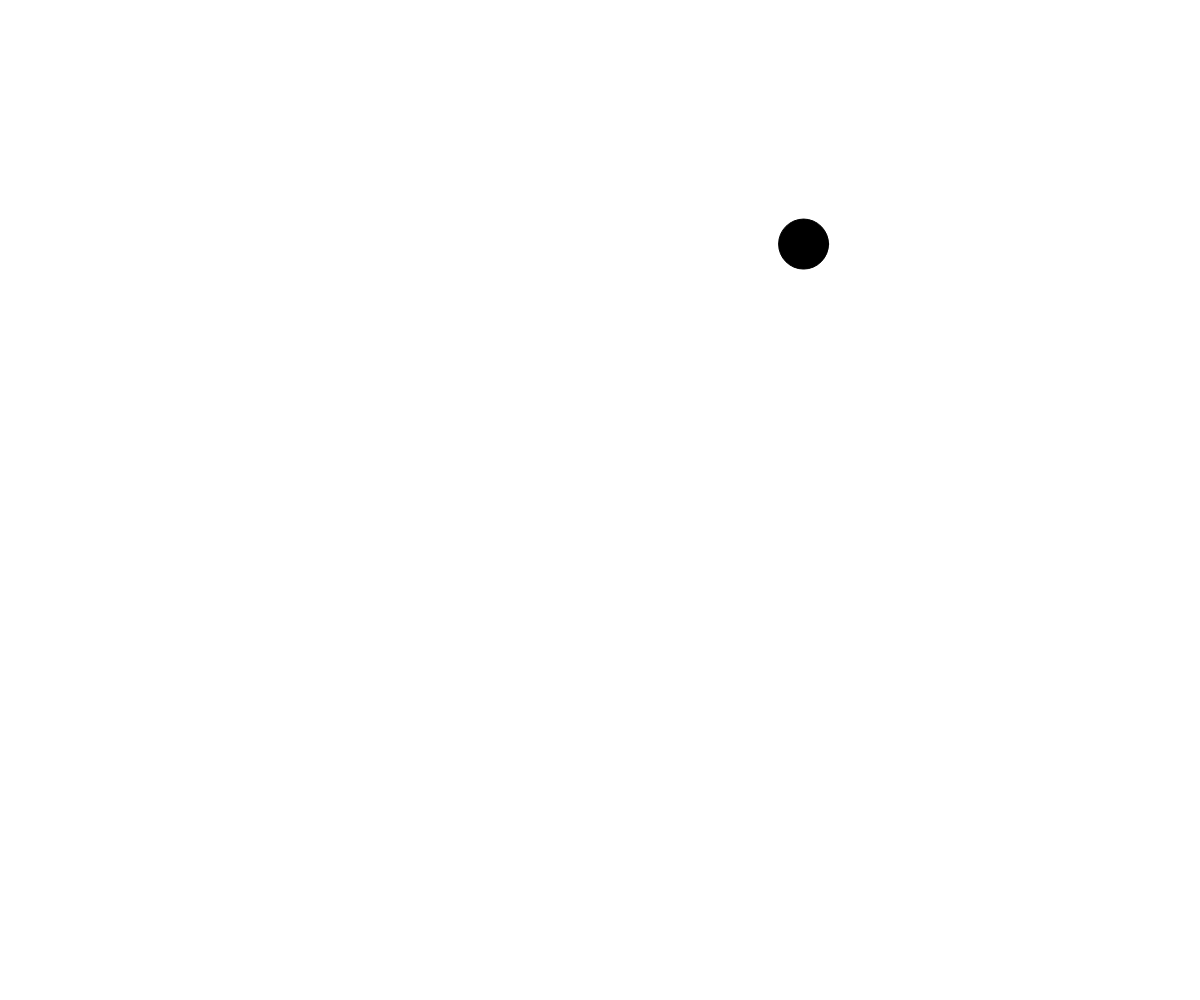
Frame 1 (no input)
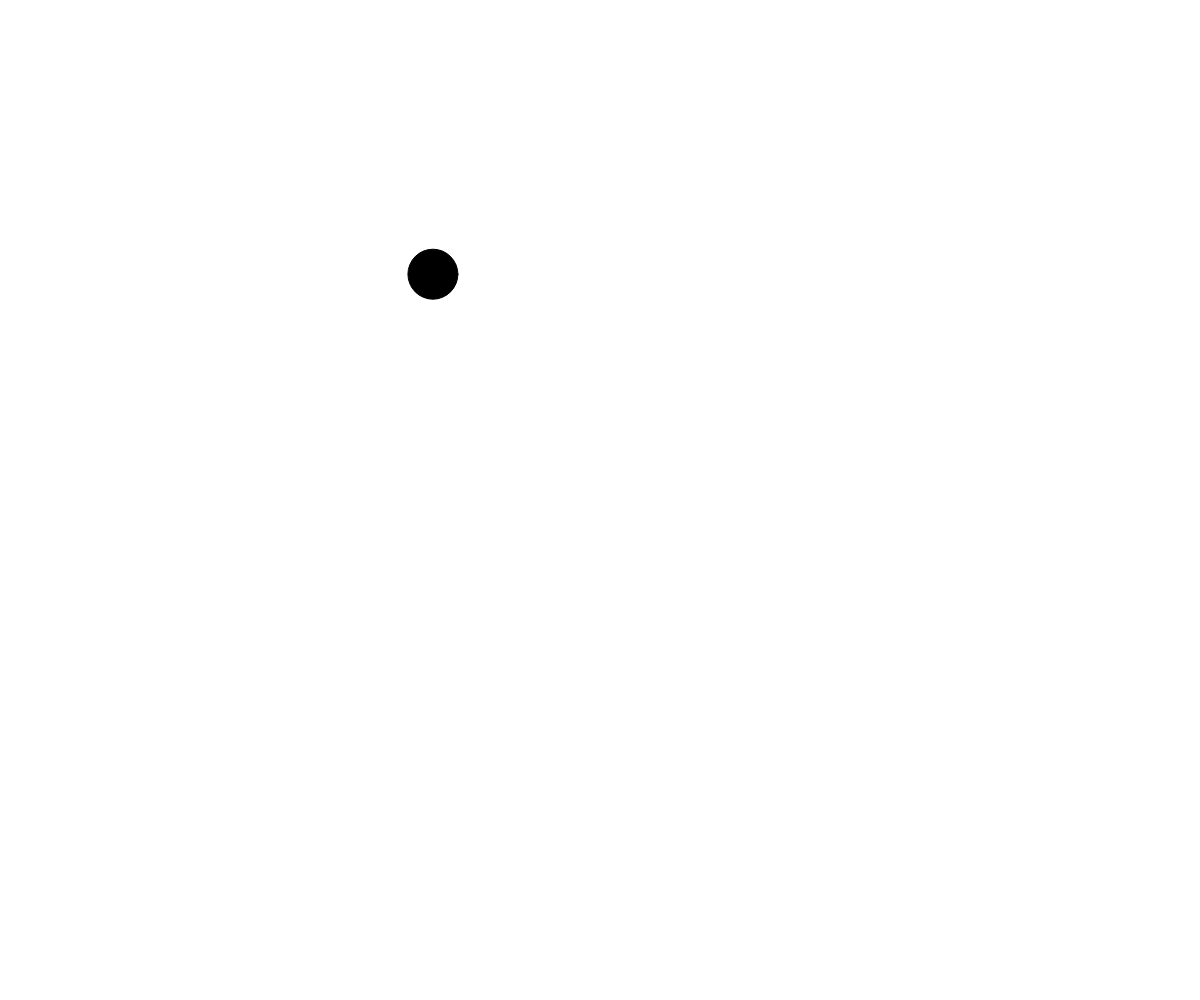
Frame 60 (no input)
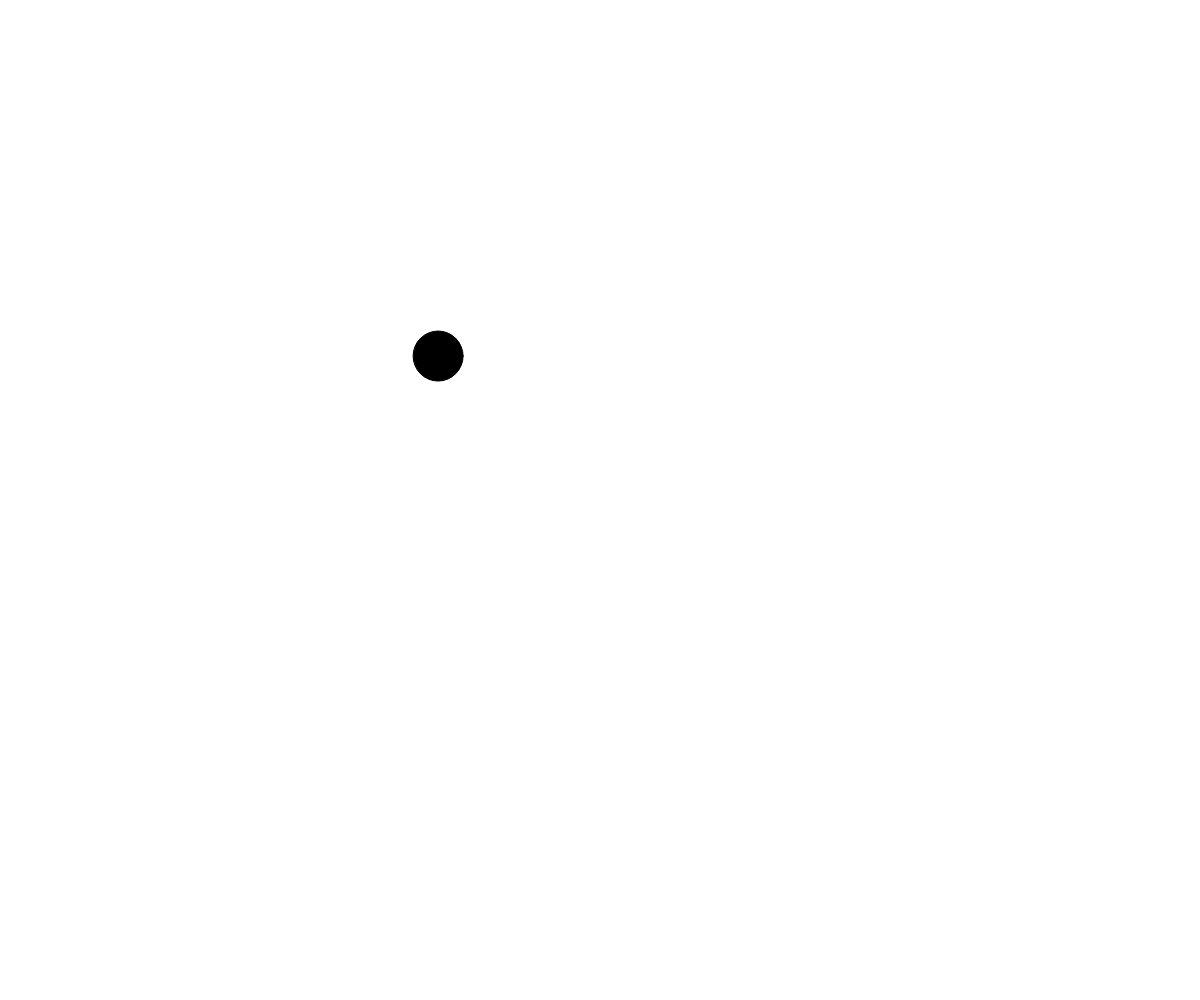
Frame 120 (the mouse pressed at the canvas centre since frame 60)

The p5.js sketch that drew these frames (run headless with seeded random() and noise() and a simulated clock; from frame 60 on, the mouse is pressed at the canvas centre):

// p5.js sketch
// ── sketch.js
// Perlin Noise Demo

let x,y;
let time = 0;
function setup() {
  createCanvas(windowWidth, windowHeight);
  x = width/2;
  y = height/2;
}

function draw() {
  background(255);
  x = noise(time)*width;
  y = noise(time+100)*height;
  fill(0);
  circle(x,y, 50);
  time += 0.01;
}
